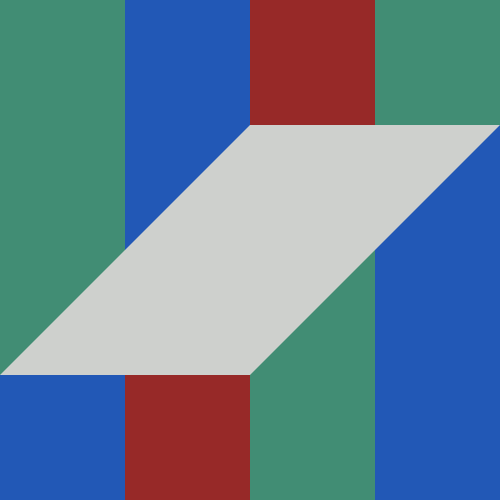
Frame 1 (no input)
Frame 60 (the mouse pressed at the canvas centre just before this capture): identical to frame 1, image omitted
Frame 120 (the mouse held since frame 60 and released just before this capture): identical to frame 1, image omitted

The Processing sketch that drew this single still picture (run headless with seeded random() and noise(); from frame 60 on, the mouse is pressed at the canvas centre):

// Processing sketch: Davidsketch_240205aShapeArt2
// ── Davidsketch_240205aShapeArt2.pde
/*
Inspired by Verena Loewensberg
Untitled - 1981 https://www.wikiart.org/en/verena-loewensberg/untitled-1981
*/
//code runs at the start
void setup(){
  //set size to 500,500 and get rid of stroke
  size(500,500);
  noStroke();
}
//code that runs every frame
void draw(){
  //make a background so it doesnt look weird when tweaking
  background(0);
  //top half of background rectangles 4 pillers
  fill(#418d74);
  rect(0,0,125,556);
  fill(#2258b6);
  rect(125,-2,250,556);
  fill(#972928);
  rect(250,-2,375,556);
  fill(#418d74);
  rect(375,-2,500,556);
  //bottom half of background 4 pillers
    fill(#2258b6);
  rect(0,375,125,556);
    fill(#972928);
  rect(125,375,250,556);
    fill(#418d74);
  rect(250,125,250,556);
      fill(#2258b6);
   rect(375,125,500,556);
//quadralateral in middle
fill(#ced0cd);
quad(250,375,0,375,250,125,500,125);
}
//function that runs when mouse is pressed on window
void mousePressed() {
  //save the screen as a png file
  save("InspiredArt.png");
}
